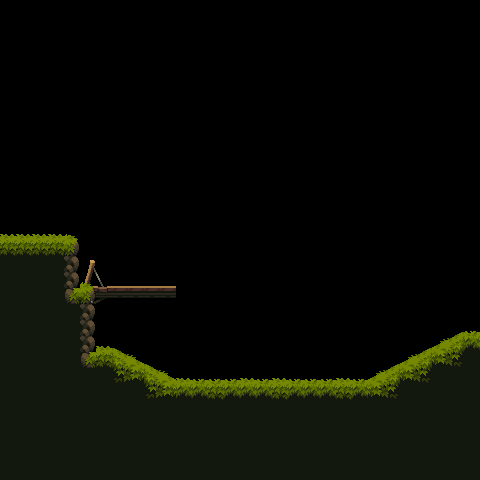

A 2D game scene composited from a Tiled map and its tileset images. What follows is a short description and the map's XML, with every tile layer's data as written:
An orthogonal 30x30 tile map with 16x16 px tiles, 1 tile layer (Tile Layer 1) and 5 objects.

<map version="1.5" tiledversion="1.7.2" orientation="orthogonal" renderorder="right-down" width="30" height="30" tilewidth="16" tileheight="16" infinite="0" nextlayerid="3" nextobjectid="12">
 <tileset firstgid="1" source="Tiles.tsx" />
 <layer id="1" name="Tile Layer 1" width="30" height="30">
  <data encoding="csv">
0,0,0,0,0,0,0,0,0,0,0,0,0,0,0,0,0,0,0,0,0,0,0,0,0,0,0,0,0,0,
0,0,0,0,0,0,0,0,0,0,0,0,0,0,0,0,0,0,0,0,0,0,0,0,0,0,0,0,0,0,
0,0,0,0,0,0,0,0,0,0,0,0,0,0,0,0,0,0,0,0,0,0,0,0,0,0,0,0,0,0,
0,0,0,0,0,0,0,0,0,0,0,0,0,0,0,0,0,0,0,0,0,0,0,0,0,0,0,0,0,0,
0,0,0,0,0,0,0,0,0,0,0,0,0,0,0,0,0,0,0,0,0,0,0,0,0,0,0,0,0,0,
0,0,0,0,0,0,0,0,0,0,0,0,0,0,0,0,0,0,0,0,0,0,0,0,0,0,0,0,0,0,
0,0,0,0,0,0,0,0,0,0,0,0,0,0,0,0,0,0,0,0,0,0,0,0,0,0,0,0,0,0,
0,0,0,0,0,0,0,0,0,0,0,0,0,0,0,0,0,0,0,0,0,0,0,0,0,0,0,0,0,0,
0,0,0,0,0,0,0,0,0,0,0,0,0,0,0,0,0,0,0,0,0,0,0,0,0,0,0,0,0,0,
0,0,0,0,0,0,0,0,0,0,0,0,0,0,0,0,0,0,0,0,0,0,0,0,0,0,0,0,0,0,
0,0,0,0,0,0,0,0,0,0,0,0,0,0,0,0,0,0,0,0,0,0,0,0,0,0,0,0,0,0,
0,0,0,0,0,0,0,0,0,0,0,0,0,0,0,0,0,0,0,0,0,0,0,0,0,0,0,0,0,0,
0,0,0,0,0,0,0,0,0,0,0,0,0,0,0,0,0,0,0,0,0,0,0,0,0,0,0,0,0,0,
0,0,0,0,0,0,0,0,0,0,0,0,0,0,0,0,0,0,0,0,0,0,0,0,0,0,0,0,0,0,
2,2,2,2,3,0,0,0,0,0,0,0,0,0,0,0,0,0,0,0,0,0,0,0,0,0,0,0,0,0,
17,17,17,17,18,0,0,0,0,0,0,0,0,0,0,0,0,0,0,0,0,0,0,0,0,0,0,0,0,0,
32,32,32,32,33,79,0,0,0,0,0,0,0,0,0,0,0,0,0,0,0,0,0,0,0,0,0,0,0,0,
32,32,32,32,33,94,95,96,96,96,96,0,0,0,0,0,0,0,0,0,0,0,0,0,0,0,0,0,0,0,
32,32,32,32,74,109,110,111,111,111,111,0,0,0,0,0,0,0,0,0,0,0,0,0,0,0,0,0,0,0,
32,32,32,32,32,33,0,0,0,0,0,0,0,0,0,0,0,0,0,0,0,0,0,0,0,0,0,0,0,0,
32,32,32,32,32,33,0,0,0,0,0,0,0,0,0,0,0,0,0,0,0,0,0,0,0,0,0,0,5,52,
32,32,32,32,32,33,2,6,0,0,0,0,0,0,0,0,0,0,0,0,0,0,0,0,0,0,5,19,20,67,
32,32,32,32,32,74,17,21,22,6,0,0,0,0,0,0,0,0,0,0,0,0,0,0,5,19,20,34,35,32,
32,32,32,32,32,32,32,36,37,21,22,2,52,52,52,2,52,2,52,52,52,2,52,19,20,34,35,32,32,32,
32,32,32,32,32,32,32,32,32,36,37,67,67,17,67,67,67,17,67,67,67,17,67,34,35,32,32,32,32,32,
32,32,32,32,32,32,32,32,32,32,32,32,32,32,32,32,32,32,32,32,32,32,32,32,32,32,32,32,32,32,
32,32,32,32,32,32,32,32,32,32,32,32,32,32,32,32,32,32,32,32,32,32,32,32,32,32,32,32,32,32,
32,32,32,32,32,32,32,32,32,32,32,32,32,32,32,32,32,32,32,32,32,32,32,32,32,32,32,32,32,32,
32,32,32,32,32,32,32,32,32,32,32,32,32,32,32,32,32,32,32,32,32,32,32,32,32,32,32,32,32,32,
32,32,32,32,32,32,32,32,32,32,32,32,32,32,32,32,32,32,32,32,32,32,32,32,32,32,32,32,32,32
</data>
 </layer>
 <objectgroup id="2" name="colliders">
  <object id="5" x="90.5455" y="357.455">
   <polygon points="0,0 21.4545,0.181818 69.4545,26.5455 76.9091,30.9091 76.9091,42" />
  </object>
  <object id="7" x="167.624" y="388.5">
   <polygon points="0,0 223.831,-0.5 223.831,7.5 -3.62366,7.5 -3.5223,0.0454545" />
  </object>
  <object id="9" x="93" y="290.568">
   <polygon points="0,0 82.6364,0.162831 82.6364,6.43182 -1.09091,6.43182 -1.06667,0.00452308" />
  </object>
  <object id="10" x="-0.25" y="243.25">
   <polygon points="0,0 77.5,0 77.75,11.75 0,11.5" />
  </object>
  <object id="11" x="69.6364" y="243.455" width="21.6364" height="124.364" />
 </objectgroup>
</map>
